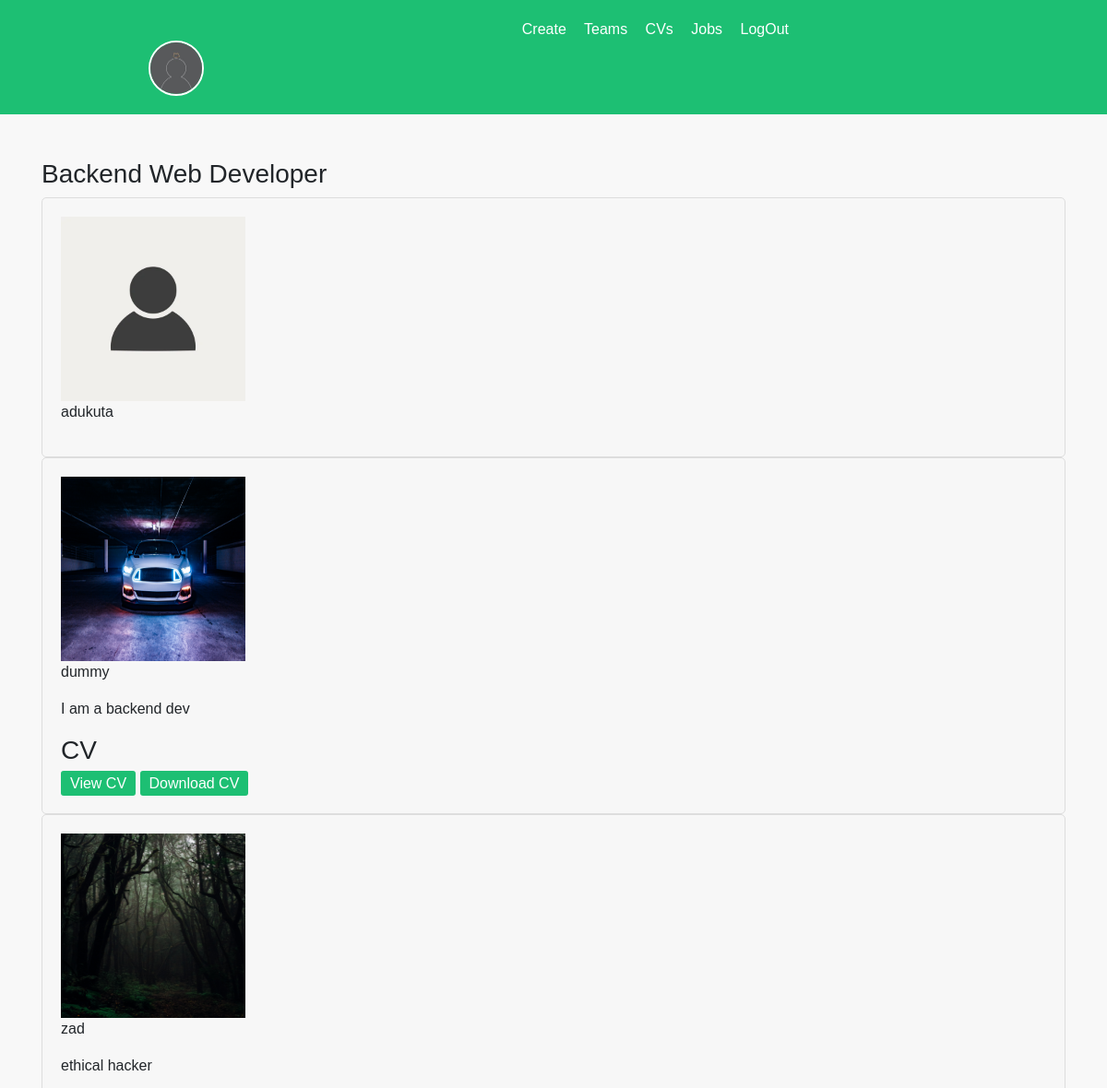
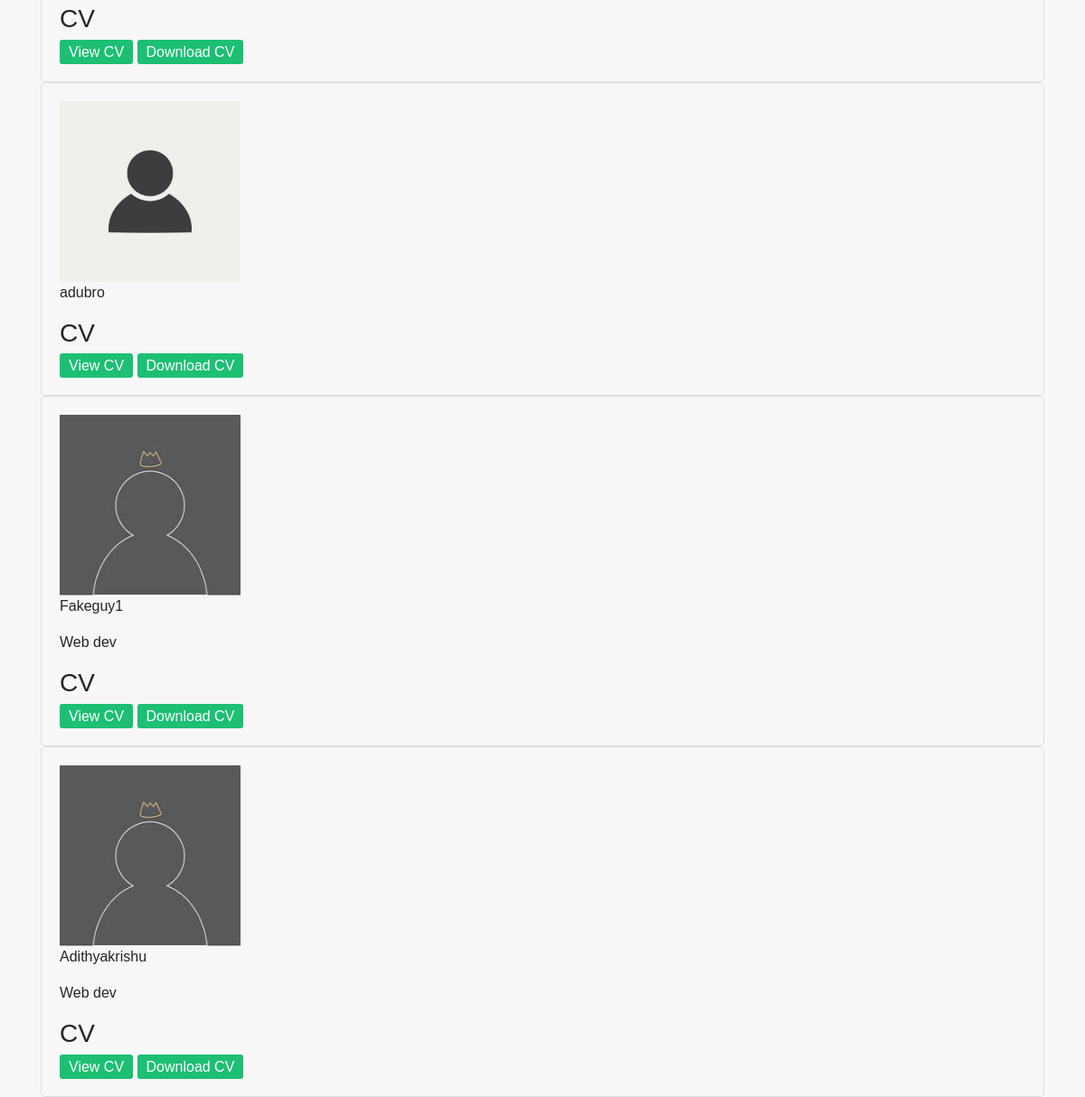
The app's page /section_users/1/ (signed in) with its own data (2 pictures, top to bottom).
### app/models.py (models this page shows, shortened)
class UserProfile(models.Model):
    user = models.OneToOneField(User, on_delete=models.CASCADE,related_name='userprofile')
    bio = models.TextField(blank=True)
    birthdate = models.DateField(null=True, blank=True)
    profile_picture = models.ImageField(upload_to='profile_pics/', null=True, blank=True,default='profilepic.jpg')

class Section(models.Model):
    name = models.CharField(max_length=100)
    description = models.TextField()

class User(AbstractUser):
 sections = models.ManyToManyField(Section, related_name='members', blank=True)

class Candidate(models.Model):
  user = models.ForeignKey(User,on_delete=models.CASCADE,related_name='user_candidate')
  name = models.CharField(max_length=200)
  email = models.CharField(max_length=200)
  phone = models.CharField(max_length=50)
  about = models.TextField(max_length=3000)
  skills = models.TextField(max_length=3000)
  degree = models.CharField(max_length=200)
  university = models.CharField(max_length=200)
  experience = models.TextField(max_length=2000)

### app/views.py (the view)
# urls.py: path('section_users/<int:section_id>/', views.section_users, name='section_users')
@login_required(login_url='login')
def section_users(request, section_id):
    if request.user.is_authenticated:
        user_profile = request.user.userprofile
    section = Section.objects.get(pk=section_id)
    users = section.members.all()
    return render(request, 'app/sectionusers.html', {
        'section': section,
        'users': users,
        'user_profile' : user_profile,
    })

### app/templates/app/sectionusers.html (shortened to what this page needs)
{% extends "app/layout.html" %}
{% load static %}
{% block body %}
   <h3>{{section.name}}</h3>
<div class="section-list">
    {% for user in users%}
        <div class="section-item">
            <img src="{{ user.userprofile.profile_picture.url }}" alt="{{ user.username }}"width=200 height=200>
            <p>{{ user.username }}</p>
            <p>{{user.userprofile.bio}}</p>
        {% for cv in user.user_candidate.all %}
        <div>
            <h3>CV</h3>
            <a href="{% url 'cv' cv.id %}" class="view-button">View CV</a>
            <a href="{% url 'cvtopdf' cv.id %}" class="download-button">Download CV</a>
        </div>
        {% endfor %}
        </div>
    {% endfor %}
</div>
{% endblock %}

### app/templates/app/layout.html (shortened to what this page needs)
{% load static %}
<!DOCTYPE html>
<html lang="en">
<head>
    <link rel="stylesheet" href="https://stackpath.bootstrapcdn.com/bootstrap/4.4.1/css/bootstrap.min.css">
    <link rel="stylesheet" href="https://code.jquery.com/ui/1.12.1/themes/base/jquery-ui.css">
    <link href="{% static 'app/styles.css' %}" rel="stylesheet">
    <link rel="stylesheet" href="https://cdnjs.cloudflare.com/ajax/libs/font-awesome/6.3.0/css/all.min.css">
</head>
<body>
    {% if not ispdf %}
    <div class="custom-navbar">
        <div class="container">
            <div class="row">
                <div class="col-12 col-md-9 text-right">
                    {% if user.is_authenticated %}
                        <a href="{% url 'create' %}">Create</a>
                        <a href="{% url 'section_list' %}">Teams</a>
                        <a href="{% url 'list' %}">CVs</a>
                        <a href="{% url 'jobfromlink' %}">Jobs</a>
                        <a href="{% url 'logout' %}">LogOut</a>
                        <div class="col-12 col-md-3">
                            <a href="{% url "profile" %}">
                                <img src="{{ user_profile.profile_picture.url }}" class="profile-image">
                            </a>
                        </div>
                    {% else %}
                        <a href="{% url 'login' %}">Log In</a>
                        <a href="{% url 'register' %}">Sign Up</a>
                    {% endif %}
                </div>
            </div>
        </div>
    </div>
    {% endif %}
    <div class="container mt-4 mt-md-5">
        {% block body %}
        {% endblock %}
    </div>
</body>
</html>

### app/static/app/styles.css (style rules this page uses)
body { background-color: #f8f8f8; font-family: Arial, sans-serif; margin: 0; padding: 0; }
.custom-navbar { background-color: #1dbf73; color: white; padding: 20px; }
.custom-navbar a { color: white; margin-right: 15px; text-decoration: none; }
.profile-image { width: 60px; height: 60px; border-radius: 50%; object-fit: cover; border: 2px solid white; }

### app/templates/app/sectionusers.html (style rules this page uses)
.section-item { background-color: #f7f7f7; border: 1px solid #ddd; padding: 20px; border-radius: 5px; }
.download-button { background-color: #1dbf73; color: white; border: none; padding: 5px 10px; border-radius: 3px; }
.view-button { background-color:#1dbf73 ; color: white; border: none; padding: 5px 10px; border-radius: 3px; }

### records on screen
UserProfile: profile_picture (picture)
Section: name "Backend Web Developer"
User: userprofile.profile_picture (picture), username "adukuta"
User: userprofile.profile_picture (picture), username "dummy", userprofile.bio "I am a backend dev"
User: userprofile.profile_picture (picture), username "zad", userprofile.bio "ethical hacker"
User: userprofile.profile_picture (picture), username "adubro"
User: userprofile.profile_picture (picture), username "Fakeguy1", userprofile.bio "Web dev"
User: userprofile.profile_picture (picture), username "Adithyakrishu", userprofile.bio "Web dev"
